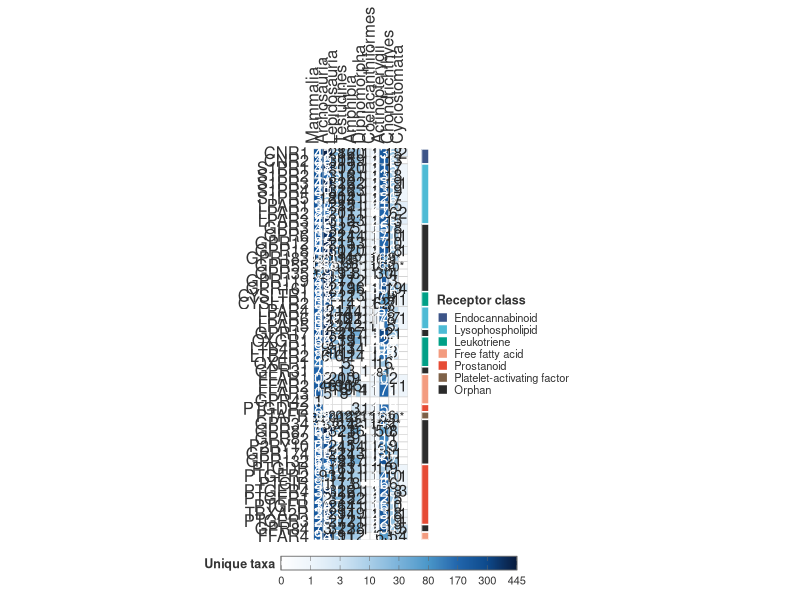
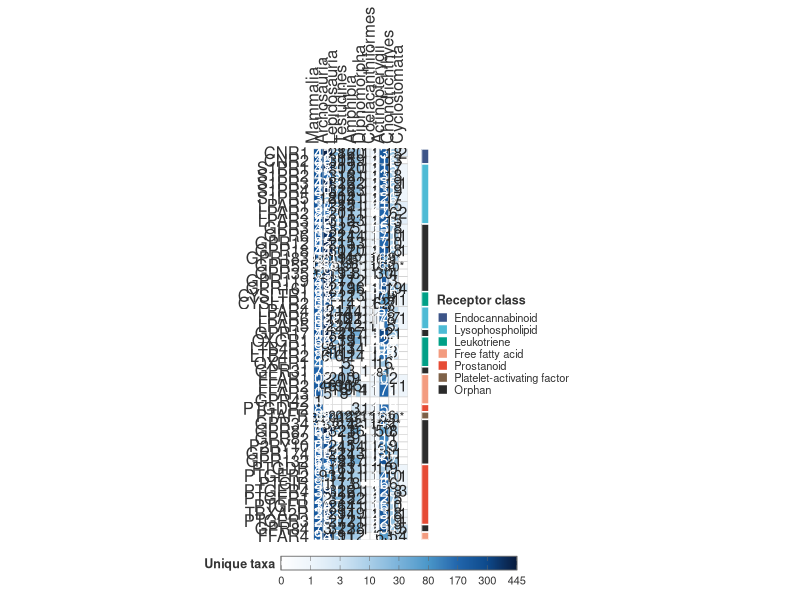

These figures' R source, in order:
library(ggplot2)
library(dplyr)
library(egg)
library(tidyr)
library(stringr)
library(scales)
library(svglite)

dir.create("results/phyletic-distribution", recursive = TRUE, showWarnings = FALSE)

data <- read.csv(
  "data/phyletic-distribution/receptor_taxonomic_distribution.csv",
  stringsAsFactors = FALSE
)

# Axis definitions -- vertebrate phyla only (Mammalia through Cyclostomata)
receptor_order <- c("CNR1", "CNR2", "S1PR1", "S1PR2", "S1PR3", "S1PR4", "S1PR5", "LPAR1", "LPAR2", "LPAR3",
                    "GPR3", "GPR6", "GPR12", "GPR18", "GPR183", "GPR55", "GPR35", "GPR119", "GPR161", "CYSLTR1", "CYSLTR2", "LPAR4", "LPAR6", "LPAR5", "GPR17", "OXGR1",
                    "LTB4R1", "LTB4R2", "OXER1", "GPR31", "FFAR1", "FFAR2", "FFAR3",
                    "GPR42", "PTGDR2", "PTAFR", "GPR34", "GPR87", "GPR82", "P2RY10",
                    "GPR174", "GPR132", "PTGDR", "PTGER2", "PTGIR", "PTGER4", "PTGER1", "PTGFR",
                    "TBXA2R", "PTGER3", "GPR84", "FFAR4")

phyla_order <- c("Mammalia", "Archosauria", "Lepidosauria", "Testudines", "Amphibia",
                 "Dipnomorpha", "Coelacanthiformes", "Actinopterygii", "Chondrichthyes",
                 "Cyclostomata")

n_receptor <- length(receptor_order)

# No vertebrate/invertebrate gap needed -- this panel is vertebrates only
gap_after_phylum <- NULL
gap_size <- 1

phyla_pos <- setNames(seq_along(phyla_order), phyla_order)
if (!is.null(gap_after_phylum)) {
  gap_at <- match(gap_after_phylum, phyla_order)
  if (!is.na(gap_at) && gap_at < length(phyla_order)) {
    phyla_pos[(gap_at + 1):length(phyla_order)] <- phyla_pos[(gap_at + 1):length(phyla_order)] + gap_size
  }
}
n_phyla <- max(phyla_pos)

# 1. Separate data and identify positive singles
single_data <- data %>%
  filter(!grepl("\\|", Receptor)) %>%
  mutate(
    base_rec = sub("[-/]LIKE$", "", Receptor),
    is_like = grepl("[-/]LIKE$", Receptor)
  )

single_positive <- single_data %>% filter(Unique_species > 0)
merged_data <- data %>% filter(grepl("\\|", Receptor) & Unique_species > 0)

# 2. Process merged rectangles (layer 2)
split_tiles <- data.frame(Phyla = character(), base_rec = character(), is_split = logical())

if (nrow(merged_data) > 0) {
  user_rects <- merged_data %>%
    mutate(
      rec_start = sapply(strsplit(Receptor, "\\|"), `[`, 1),
      rec_end   = sapply(strsplit(Receptor, "\\|"), function(x) x[length(x)])
    ) %>%
    filter(rec_start %in% receptor_order & rec_end %in% receptor_order & Phyla %in% phyla_order) %>%
    rowwise() %>%
    mutate(
      covered_receptors = list(as.character(receptor_order[match(rec_start, receptor_order):match(rec_end, receptor_order)])),
      needs_split = any(covered_receptors %in% single_positive$base_rec[single_positive$Phyla == Phyla])
    ) %>%
    ungroup() %>%
    mutate(
      is_like = FALSE,
      X_idx   = unname(phyla_pos[Phyla]),
      Y_start = match(rec_start, rev(receptor_order)),
      Y_end   = match(rec_end, rev(receptor_order)),
      ymin = pmin(Y_start, Y_end) - 0.5,
      ymax = pmax(Y_start, Y_end) + 0.5,
      xmin = ifelse(needs_split, X_idx, X_idx - 0.5),
      xmax = X_idx + 0.5
    )
  
  if (nrow(user_rects) > 0) {
    split_tiles <- user_rects %>%
      unnest(covered_receptors) %>%
      filter(needs_split) %>%
      distinct(Phyla, base_rec = covered_receptors) %>%
      mutate(is_split = TRUE)
  }
} else {
  user_rects <- data.frame()
}

# 3. Process single data (layer 3)
single_processed <- single_data %>%
  filter(Unique_species > 0) %>%
  filter(base_rec %in% receptor_order & Phyla %in% phyla_order) %>%
  group_by(base_rec, Phyla) %>%
  mutate(has_both = n_distinct(is_like) == 2) %>%
  ungroup() %>%
  left_join(split_tiles, by = c("Phyla", "base_rec")) %>%
  mutate(
    is_split = replace_na(is_split, FALSE),
    X_idx = unname(phyla_pos[Phyla]),
    Y_idx = match(base_rec, rev(receptor_order)),
    ymin = Y_idx - 0.5,
    ymax = Y_idx + 0.5,
    xmin = X_idx - 0.5,
    xmax = ifelse(is_split, X_idx, X_idx + 0.5)
  )

# 4. Build empty base grid (layer 1)
base_grid <- expand.grid(base_rec = receptor_order, Phyla = phyla_order, stringsAsFactors = FALSE) %>%
  mutate(
    Unique_species = 0,
    is_like = FALSE,
    X_idx = unname(phyla_pos[Phyla]),
    Y_idx = match(base_rec, rev(receptor_order)),
    xmin = X_idx - 0.5,
    xmax = X_idx + 0.5,
    ymin = Y_idx - 0.5,
    ymax = Y_idx + 0.5
  )

# 5. Combine plain rectangles (painter's algorithm)
rect_data <- bind_rows(base_grid %>% select(Phyla, Unique_species, is_like, xmin, xmax, ymin, ymax))

if (nrow(user_rects) > 0) {
  rect_data <- bind_rows(rect_data, user_rects %>% select(Phyla, Unique_species, is_like, xmin, xmax, ymin, ymax))
}

single_rect_only <- single_processed %>% filter(!has_both & !is_like)
if (nrow(single_rect_only) > 0) {
  rect_data <- bind_rows(rect_data, single_rect_only %>% select(Phyla, Unique_species, is_like, xmin, xmax, ymin, ymax))
}

rect_data <- rect_data %>%
  mutate(
    xmid = (xmin + xmax) / 2,
    ymid = (ymin + ymax) / 2,
    label_text = ifelse(Unique_species > 0, paste0(Unique_species, ifelse(is_like, "*", "")), "")
  )

# 5b. Diagonal-split triangles (unchanged)
triangle_data <- single_processed %>% filter(has_both | is_like)

if (nrow(triangle_data) > 0) {
  triangle_data <- triangle_data %>%
    mutate(
      group_id = paste(Phyla, base_rec, is_like, sep = "_"),
      xmid = ifelse(is_like, (xmin + xmax + xmax) / 3, (xmin + xmin + xmax) / 3),
      ymid = ifelse(is_like, (ymin + ymin + ymax) / 3, (ymin + ymax + ymax) / 3),
      label_text = paste0(Unique_species, ifelse(is_like, "*", ""))
    ) %>%
    rowwise() %>%
    mutate(
      poly = list(
        if (is_like) {
          data.frame(x = c(xmin, xmax, xmax), y = c(ymin, ymin, ymax))
        } else {
          data.frame(x = c(xmin, xmin, xmax), y = c(ymin, ymax, ymax))
        }
      )
    ) %>%
    ungroup() %>%
    unnest(poly)
}

triangle_labels <- if (nrow(triangle_data) > 0) {
  triangle_data %>% distinct(group_id, xmid, ymid, label_text, Unique_species)
} else {
  data.frame()
}

# 6. Color scale: monochromatic blue ramp, scoped to vertebrate data only
data_scope <- data %>% filter(Phyla %in% phyla_order)
max_val <- max(data_scope$Unique_species, na.rm = TRUE)

blue_stops  <- c(0, 1, 3, 10, 30, 80, 170, 300, 445, max_val)
blue_colors <- c(
  "#ffffff",  # 0
  "#eef5fb",  # 1
  "#d3e6f4",  # 3
  "#a9cee8",  # 10
  "#7ab3da",  # 30
  "#4a97c9",  # 80
  "#2166ac",  # 170
  "#0d4a8c",  # 300
  "#0a3266",  # 445
  "#081b3d"   # max
)

# A data maximum can coincide with a predefined stop. Retain the final colour
# for duplicated stops so interpolation and the legend remain well defined.
keep_stops <- !duplicated(blue_stops, fromLast = TRUE)
blue_stops <- blue_stops[keep_stops]
blue_colors <- blue_colors[keep_stops]

# Custom transform: maps irregular blue_stops onto evenly-spaced [0,1]
# positions, so the colorbar shows equal visual gaps between labels
# regardless of how close/far the underlying values are.
even_positions <- seq(0, 1, length.out = length(blue_stops))

stop_trans <- scales::trans_new(
  name      = "even_stops",
  transform = function(x) stats::approx(x = blue_stops, y = even_positions, xout = x, rule = 2)$y,
  inverse   = function(x) stats::approx(x = even_positions, y = blue_stops, xout = x, rule = 2)$y
)

# Palette is now evenly spaced by default (no 'values' arg needed --
# the trans above already handles the uneven stop spacing)
fill_pal <- scales::gradient_n_pal(blue_colors)
get_fill <- function(x) fill_pal(stop_trans$transform(pmin(x, max_val)))

get_text_color <- function(x) {
  cols <- get_fill(x)
  rgb_mat <- grDevices::col2rgb(cols) / 255
  lum <- 0.2126 * rgb_mat["red", ] + 0.7152 * rgb_mat["green", ] + 0.0722 * rgb_mat["blue", ]
  ifelse(lum > 0.5, "grey15", "white")
}

rect_data <- rect_data %>% mutate(text_color = get_text_color(Unique_species))
if (nrow(triangle_labels) > 0) {
  triangle_labels <- triangle_labels %>% mutate(text_color = get_text_color(Unique_species))
}

# 7. Build heatmap
main_plot <- ggplot() +
  geom_rect(
    data = rect_data,
    aes(xmin = xmin, xmax = xmax, ymin = ymin, ymax = ymax, fill = Unique_species),
    color = "grey80", linewidth = 0.2
  )

if (nrow(triangle_data) > 0) {
  main_plot <- main_plot +
    geom_polygon(
      data = triangle_data,
      aes(x = x, y = y, group = group_id, fill = Unique_species),
      color = "grey80", linewidth = 0.2
    )
}

main_plot <- main_plot +
  geom_text(
    data = rect_data,
    aes(x = xmid, y = ymid, label = label_text, color = text_color),
    size = 4, family = "sans"
  )

if (nrow(triangle_labels) > 0) {
  main_plot <- main_plot +
    geom_text(
      data = triangle_labels,
      aes(x = xmid, y = ymid, label = label_text, color = text_color),
      size = 3.2, family = "sans"
    )
}

main_plot <- main_plot +
  scale_color_identity() +
  scale_fill_gradientn(
    colours = blue_colors,
    trans   = stop_trans,
    limits  = c(0, max_val),
    oob     = scales::squish,
    na.value = "white",
    name    = "Unique taxa",
    breaks  = blue_stops,
    labels  = as.character(round(blue_stops)),
    guide   = guide_colorbar(
      direction   = "horizontal",
      barwidth    = unit(6, "cm"),
      barheight   = unit(0.35, "cm"),
      frame.colour = "grey40",
      frame.linewidth = 0.3,
      ticks.colour = "grey40",
      title.position = "left",
      title.vjust = 0.9,
      label.position = "bottom"
    )
  ) +
  scale_x_continuous(
    breaks = unname(phyla_pos),
    labels = names(phyla_pos),
    expand = c(0, 0),
    limits = c(0.5, n_phyla + 0.5),
    position = "top"
  ) +
  scale_y_continuous(
    breaks = 1:n_receptor,
    labels = rev(receptor_order),
    expand = c(0, 0),
    limits = c(0.5, n_receptor + 0.5)
  ) +
  coord_fixed(ratio = 0.8) +
  theme_classic(base_family = "sans", base_size = 8) +
  theme(
    axis.title = element_blank(),
    axis.text.x = element_text(angle = 90, hjust = 0, vjust = 0.5, size = 12, colour = "grey20"),
    axis.text.y = element_text(size = 12, colour = "grey20", hjust = 1),
    legend.position = "bottom",
    legend.title = element_text(size = 9, face = "bold", colour = "grey20"),
    legend.text = element_text(size = 8, colour = "grey20"),
    panel.grid = element_blank(),
    panel.border = element_blank(),
    axis.line = element_blank(),
    axis.ticks = element_blank(),
    plot.margin = margin(5, 10, 5, 5)
  )

# 8. Receptor class strip
class_map <- c(
  CNR1 = "Endocannabinoid", CNR2 = "Endocannabinoid", GPR55 = "Orphan", GPR35 = "Orphan", GPR18 = "Orphan", GPR183 = "Orphan", GPR119 = "Orphan",
  S1PR1 = "Lysophospholipid", S1PR2 = "Lysophospholipid", S1PR3 = "Lysophospholipid", S1PR4 = "Lysophospholipid",
  S1PR5 = "Lysophospholipid", LPAR1 = "Lysophospholipid", LPAR2 = "Lysophospholipid", LPAR3 = "Lysophospholipid",
  LPAR4 = "Lysophospholipid", LPAR5 = "Lysophospholipid", LPAR6 = "Lysophospholipid",
  GPR3 = "Orphan", GPR6 = "Orphan", GPR12 = "Orphan", GPR17 = "Orphan", GPR161 = "Orphan",
  CYSLTR1 = "Leukotriene", CYSLTR2 = "Leukotriene", LTB4R1 = "Leukotriene", LTB4R2 = "Leukotriene", OXER1 = "Leukotriene",
  FFAR1 = "Free fatty acid", FFAR2 = "Free fatty acid", FFAR3 = "Free fatty acid", FFAR4 = "Free fatty acid",
  GPR84 = "Orphan", GPR31 = "Orphan", GPR42 = "Free fatty acid",
  PTGDR = "Prostanoid", PTGER1 = "Prostanoid", PTGER2 = "Prostanoid", PTGER3 = "Prostanoid", PTGER4 = "Prostanoid",
  PTGFR = "Prostanoid", PTGIR = "Prostanoid", PTGDR2 = "Prostanoid", TBXA2R = "Prostanoid",
  PTAFR = "Platelet-activating factor",
  GPR34 = "Orphan", GPR82 = "Orphan", GPR87 = "Orphan", GPR132 = "Orphan", GPR174 = "Orphan",
  OXGR1 = "Leukotriene", P2RY10 = "Orphan"
)

class_colors <- c(
  "Endocannabinoid"            = "#3C5488",
  "Lysophospholipid"           = "#4DBBD5",
  "Leukotriene"                = "#00A087",
  "Free fatty acid"            = "#F39B7F",
  "Prostanoid"                 = "#E64B35",
  "Platelet-activating factor" = "#7E6148",
  "Orphan"                     = "#2B2B2B"
)

class_df <- data.frame(
  Receptor = receptor_order,
  Class = class_map[receptor_order],
  y_pos = match(receptor_order, rev(receptor_order)),
  stringsAsFactors = FALSE
)

class_df$run_id <- cumsum(c(TRUE, class_df$Class[-1] != class_df$Class[-nrow(class_df)]))

strip_rects <- class_df %>%
  group_by(run_id, Class) %>%
  summarise(ymin = min(y_pos) - 0.5, ymax = max(y_pos) + 0.5, .groups = "drop")

strip_plot <- ggplot(strip_rects) +
  geom_rect(aes(xmin = 0, xmax = 1, ymin = ymin, ymax = ymax, fill = Class), color = "white", linewidth = 0.5) +
  scale_fill_manual(
    values = class_colors,
    name = "Receptor class",
    breaks = c("Endocannabinoid", "Lysophospholipid", "Leukotriene", "Free fatty acid",
               "Prostanoid", "Platelet-activating factor", "Orphan")
  ) +
  scale_x_continuous(expand = c(0, 0)) +
  scale_y_continuous(expand = c(0, 0), limits = c(0.5, n_receptor + 0.5)) +
  theme_void(base_size = 8, base_family = "sans") +
  theme(
    legend.position = "right",
    legend.direction = "vertical",
    legend.title = element_text(size = 9, face = "bold", color = "grey20"),
    legend.text = element_text(size = 8, color = "grey20"),
    legend.key.size = unit(0.3, "cm"),
    legend.spacing.y = unit(0.2, "cm"),
    plot.margin = margin(5, 0, 5, 0)
  )

final_plot <- egg::ggarrange(main_plot, strip_plot, ncol = 2, widths = c(n_phyla, 0.8))

# Optional: extract the colorbar as its own grob for a shared bar across panels
# library(cowplot)
# colorbar_grob <- cowplot::get_legend(main_plot + theme(legend.box.margin = margin(0, 0, 0, 0)))
# main_plot_noleg <- main_plot + theme(legend.position = "none")
# final_plot_noleg <- egg::ggarrange(strip_plot, main_plot_noleg, ncol = 2, widths = c(0.8, n_phyla))
# combined_with_top_bar <- cowplot::plot_grid(colorbar_grob, final_plot_noleg, ncol = 1, rel_heights = c(0.03, 1))
# combined_with_bottom_bar <- cowplot::plot_grid(final_plot_noleg, colorbar_grob, ncol = 1, rel_heights = c(1, 0.03))

ggsave(
  "results/phyletic-distribution/taxonomic_distribution_vertebrates.svg",
  plot = final_plot,
  device = svglite,
  width = 8,
  height = 20,
  units = "in"
)
